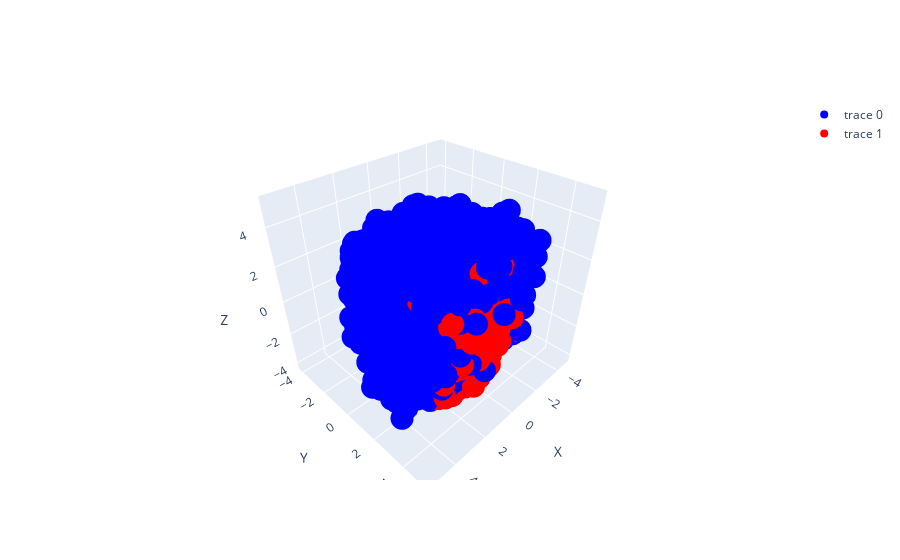

Notebook code cell kept with this figure:
### Code cell
#show 10000 random pubmed embeddings and sbir embeddings. distinguish them with color. use plotly 3d
pmid2emb3d_sample = random.sample(list(pmid2emb2d.values()), 10000)
sbir2emb3d_sample = random.sample(list(sbir2emb2d.values()), 10000)

fig = go.Figure()
fig.add_trace(go.Scatter3d(
    x=[point[0] for point in pmid2emb3d_sample],
    y=[point[1] for point in pmid2emb3d_sample],
    z=[point[2] for point in pmid2emb3d_sample],
    mode='markers',
    marker=dict(color='blue')
))

fig.add_trace(go.Scatter3d(
    x=[point[0] for point in sbir2emb3d_sample],
    y=[point[1] for point in sbir2emb3d_sample],
    z=[point[2] for point in sbir2emb3d_sample],
    mode='markers',
    marker=dict(color='red')
))

fig.update_layout(scene=dict(
    xaxis=dict(title='X'),
    yaxis=dict(title='Y'),
    zaxis=dict(title='Z')
))

fig.show()

### Figure 1 — Plotly figure (JSON) as saved in the notebook; plotly's stock layout.template omitted (floating-point values rounded to 4 significant figures; data arrays with more than 128 entries replaced by an {"elided": "..."} marker saying what was removed)
{"data": [{"marker": {"color": "blue"}, "mode": "markers", "type": "scatter3d", "x": {"elided": "10000 float values"}, "y": {"elided": "10000 float values"}, "z": {"elided": "10000 float values"}}, {"marker": {"color": "red"}, "mode": "markers", "type": "scatter3d", "x": {"elided": "10000 float values"}, "y": {"elided": "10000 float values"}, "z": {"elided": "10000 float values"}}], "layout": {"scene": {"xaxis": {"title": {"text": "X"}}, "yaxis": {"title": {"text": "Y"}}, "zaxis": {"title": {"text": "Z"}}}}}
